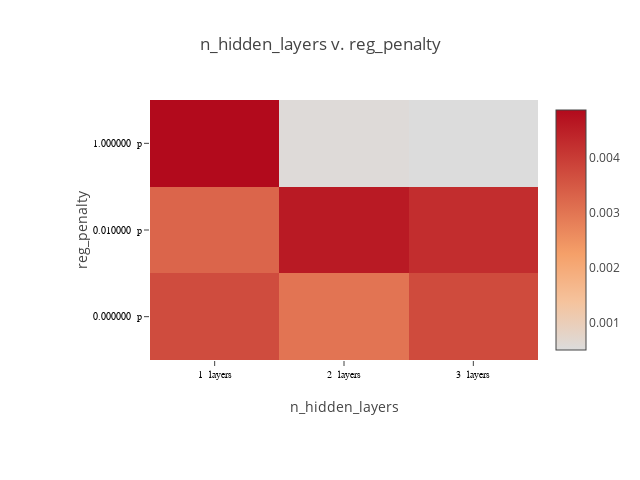

Notebook code for this chart:
### Code cell
plot_matrix(qframe, "n_hidden_layers", "reg_penalty", x_suffix=" layers", y_suffix=" p")

### Figure 1 — Plotly figure (JSON) as saved in the notebook; plotly's stock layout.template omitted (floating-point values rounded to 4 significant figures)
{"data": [{"colorscale": [[0, "rgb(0,0,255)", [1, "rgb(255,0,0)"]]], "type": "heatmap", "x": ["1  layers", "2  layers", "3  layers"], "y": ["0.000000  p", "0.010000  p", "1.000000  p"], "z": [[0.003718, 0.003007, 0.003728], [0.003271, 0.004582, 0.004246], [0.004866, 0.0005596, 0.0004987]]}], "layout": {"height": 480, "margin": {"b": 120, "l": 150, "r": 30, "t": 100}, "title": "n_hidden_layers v. reg_penalty", "width": 640, "xaxis": {"tickfont": {"color": "black", "family": "Arial, sans-serif", "size": 10}, "title": "n_hidden_layers"}, "yaxis": {"tickfont": {"color": "black", "family": "Arial, sans-serif", "size": 10}, "title": "reg_penalty"}}}
